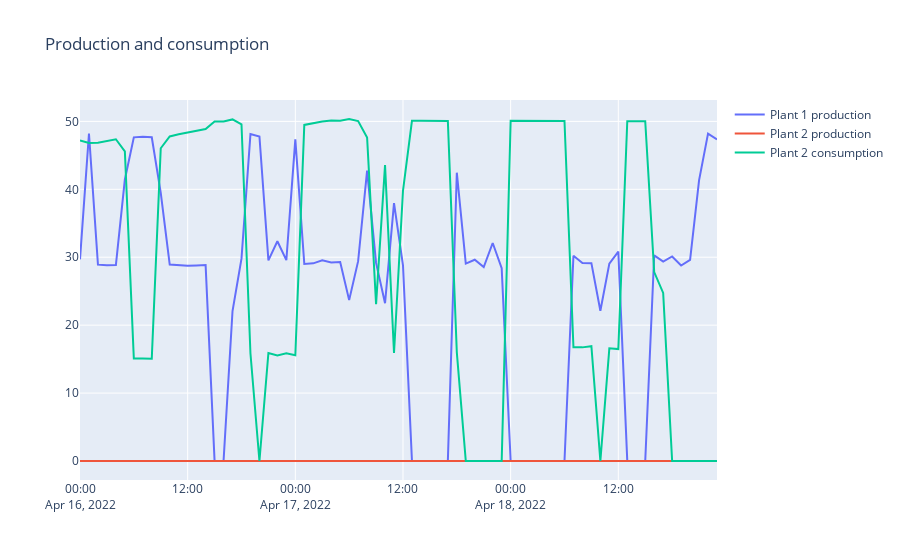
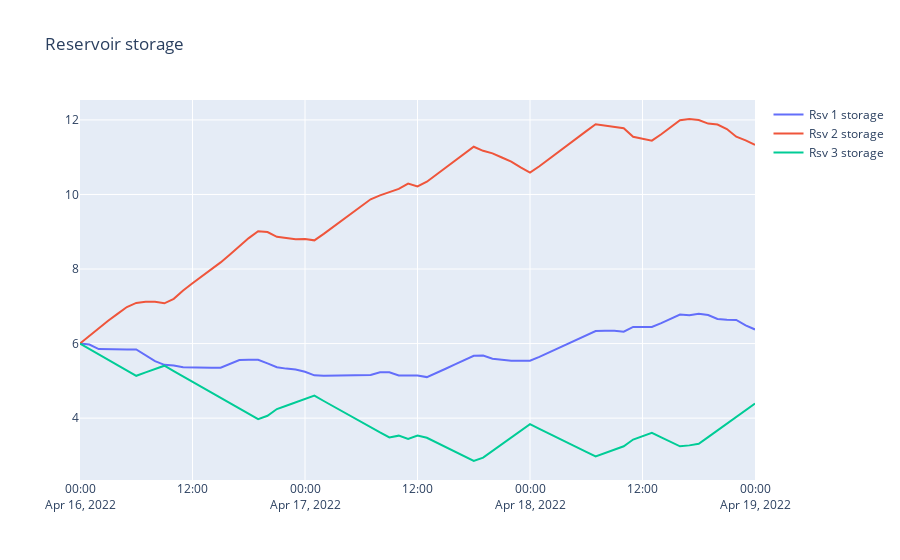
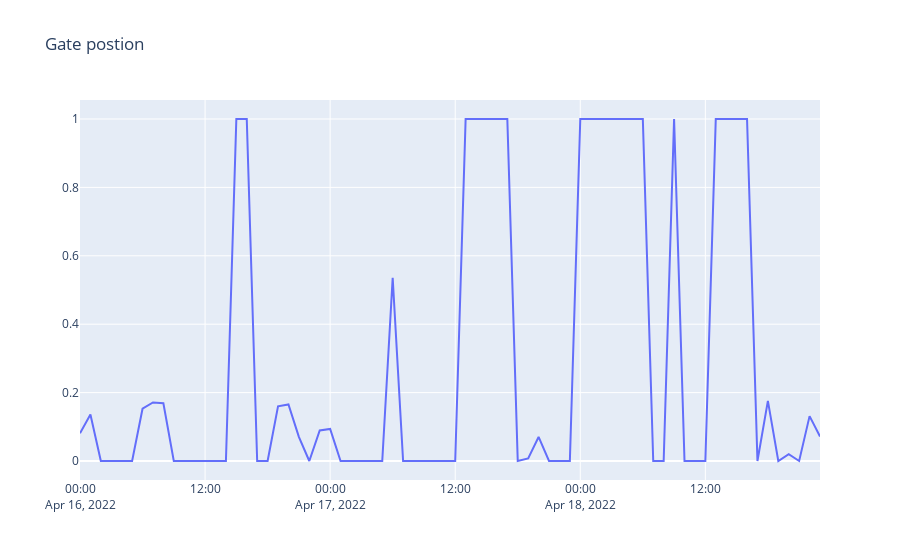

The notebook cell saved with these charts, in order:
### Code cell
shop.set_code(['incremental'], [])
shop.print_model([], ['model_inc1.lp'])
shop.start_sim([],[3])

fig = go.Figure()
plant1_prod = shop.model.plant.plant1.production.get()
plant2_prod = shop.model.plant.plant2.production.get()
plant2_cons = shop.model.plant.plant2.consumption.get()
fig.add_trace(go.Scatter(x=plant1_prod.index, y=plant1_prod.values, name="Plant 1 production"))
fig.add_trace(go.Scatter(x=plant2_prod.index, y=plant2_prod.values, name="Plant 2 production"))
fig.add_trace(go.Scatter(x=plant2_cons.index, y=plant2_cons.values, name="Plant 2 consumption"))
fig.update_layout(title="Production and consumption")
fig.show()

fig = go.Figure()
rsv1_head = shop.model.reservoir.rsv1.storage.get()
rsv2_head = shop.model.reservoir.rsv2.storage.get()
rsv3_head = shop.model.reservoir.rsv3.storage.get()
fig.add_trace(go.Scatter(x=rsv1_head.index, y=rsv1_head.values, name="Rsv 1 storage"))
fig.add_trace(go.Scatter(x=rsv1_head.index, y=rsv2_head.values, name="Rsv 2 storage"))
fig.add_trace(go.Scatter(x=rsv1_head.index, y=rsv3_head.values, name="Rsv 3 storage"))
fig.update_layout(title="Reservoir storage")
fig.show()

fig = go.Figure()
gate = shop.model.tunnel.t_r1_n1.gate_opening.get()
fig.add_trace(go.Scatter(x=gate.index, y=gate.values, name="Rsv 1 gate position"))
fig.update_layout(title="Gate postion")
fig.show()
